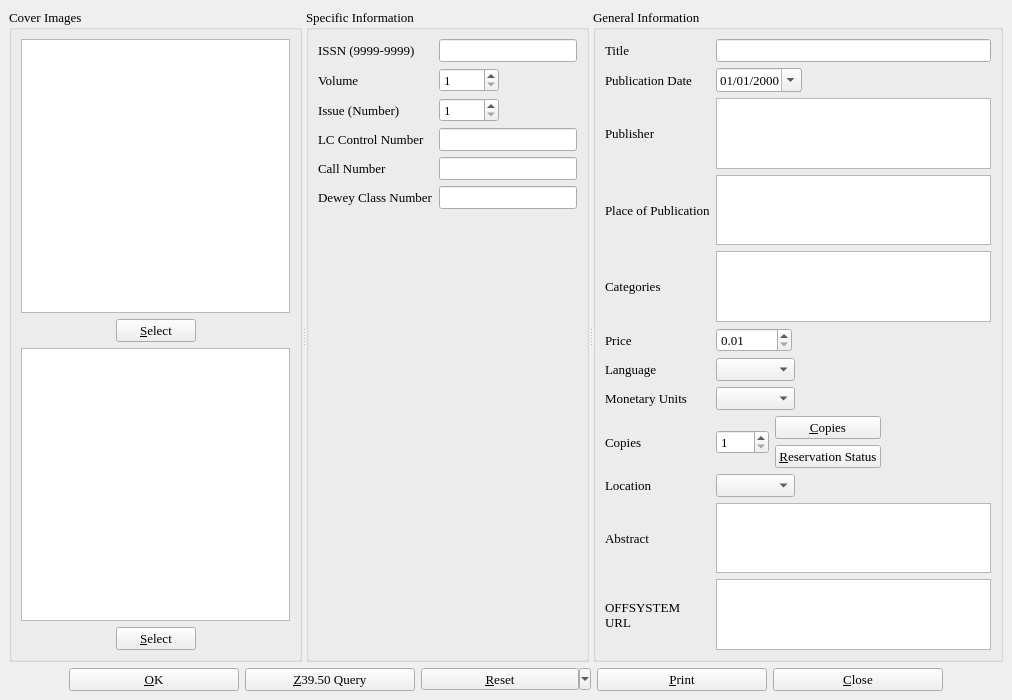
<ui version="4.0" >
 <class>magDialog</class>
 <widget class="QMainWindow" name="magDialog" >
  <property name="geometry" >
   <rect>
    <x>0</x>
    <y>0</y>
    <width>1012</width>
    <height>700</height>
   </rect>
  </property>
  <property name="minimumSize" >
   <size>
    <width>1000</width>
    <height>700</height>
   </size>
  </property>
  <property name="font" >
   <font>
    <family>Times</family>
    <pointsize>10</pointsize>
   </font>
  </property>
  <property name="windowTitle" >
   <string>BiblioteQ</string>
  </property>
  <property name="windowIcon" >
   <iconset>
    <normaloff>icons.d/book.gif</normaloff>icons.d/book.gif</iconset>
  </property>
  <widget class="QWidget" name="centralwidget" >
   <layout class="QVBoxLayout" >
    <item>
     <widget class="QSplitter" name="splitter" >
      <property name="orientation" >
       <enum>Qt::Horizontal</enum>
      </property>
      <widget class="QGroupBox" name="coverImages" >
       <property name="title" >
        <string>Cover Images</string>
       </property>
       <layout class="QVBoxLayout" >
        <item>
         <widget class="image_drop_site" name="front_image" >
          <property name="minimumSize" >
           <size>
            <width>150</width>
            <height>200</height>
           </size>
          </property>
          <property name="toolTip" >
           <string>Front Cover Image</string>
          </property>
         </widget>
        </item>
        <item>
         <layout class="QHBoxLayout" >
          <item>
           <spacer>
            <property name="orientation" >
             <enum>Qt::Horizontal</enum>
            </property>
            <property name="sizeHint" stdset="0" >
             <size>
              <width>40</width>
              <height>20</height>
             </size>
            </property>
           </spacer>
          </item>
          <item>
           <widget class="QPushButton" name="frontButton" >
            <property name="text" >
             <string>&amp;Select</string>
            </property>
            <property name="icon" >
             <iconset>
              <normaloff>icons.d/16x16/fileopen.png</normaloff>icons.d/16x16/fileopen.png</iconset>
            </property>
           </widget>
          </item>
          <item>
           <spacer>
            <property name="orientation" >
             <enum>Qt::Horizontal</enum>
            </property>
            <property name="sizeHint" stdset="0" >
             <size>
              <width>40</width>
              <height>20</height>
             </size>
            </property>
           </spacer>
          </item>
         </layout>
        </item>
        <item>
         <widget class="image_drop_site" name="back_image" >
          <property name="minimumSize" >
           <size>
            <width>150</width>
            <height>200</height>
           </size>
          </property>
          <property name="toolTip" >
           <string>Back Cover Image</string>
          </property>
         </widget>
        </item>
        <item>
         <layout class="QHBoxLayout" >
          <item>
           <spacer>
            <property name="orientation" >
             <enum>Qt::Horizontal</enum>
            </property>
            <property name="sizeHint" stdset="0" >
             <size>
              <width>40</width>
              <height>20</height>
             </size>
            </property>
           </spacer>
          </item>
          <item>
           <widget class="QPushButton" name="backButton" >
            <property name="text" >
             <string>&amp;Select</string>
            </property>
            <property name="icon" >
             <iconset>
              <normaloff>icons.d/16x16/fileopen.png</normaloff>icons.d/16x16/fileopen.png</iconset>
            </property>
           </widget>
          </item>
          <item>
           <spacer>
            <property name="orientation" >
             <enum>Qt::Horizontal</enum>
            </property>
            <property name="sizeHint" stdset="0" >
             <size>
              <width>40</width>
              <height>20</height>
             </size>
            </property>
           </spacer>
          </item>
         </layout>
        </item>
       </layout>
      </widget>
      <widget class="QGroupBox" name="groupBox" >
       <property name="font" >
        <font>
         <family>Times</family>
        </font>
       </property>
       <property name="title" >
        <string>Specific Information</string>
       </property>
       <layout class="QGridLayout" >
        <item row="2" column="0" >
         <widget class="QLabel" name="label_6" >
          <property name="font" >
           <font>
            <family>Times</family>
            <pointsize>10</pointsize>
            <weight>50</weight>
            <italic>false</italic>
            <bold>false</bold>
            <underline>false</underline>
            <strikeout>false</strikeout>
           </font>
          </property>
          <property name="text" >
           <string>Issue (Number)</string>
          </property>
         </widget>
        </item>
        <item row="3" column="0" >
         <widget class="QLabel" name="label_9" >
          <property name="font" >
           <font>
            <family>Times</family>
            <pointsize>10</pointsize>
           </font>
          </property>
          <property name="text" >
           <string>LC Control Number</string>
          </property>
         </widget>
        </item>
        <item row="0" column="0" >
         <widget class="QLabel" name="label" >
          <property name="font" >
           <font>
            <family>Times</family>
            <pointsize>10</pointsize>
            <weight>50</weight>
            <italic>false</italic>
            <bold>false</bold>
            <underline>false</underline>
            <strikeout>false</strikeout>
           </font>
          </property>
          <property name="text" >
           <string>ISSN (9999-9999)</string>
          </property>
         </widget>
        </item>
        <item row="3" column="1" >
         <widget class="QLineEdit" name="lcnum" >
          <property name="font" >
           <font>
            <family>Times</family>
           </font>
          </property>
          <property name="maxLength" >
           <number>64</number>
          </property>
         </widget>
        </item>
        <item row="0" column="1" >
         <widget class="QLineEdit" name="id" >
          <property name="font" >
           <font>
            <family>Times</family>
            <pointsize>10</pointsize>
            <weight>50</weight>
            <italic>false</italic>
            <bold>false</bold>
            <underline>false</underline>
            <strikeout>false</strikeout>
           </font>
          </property>
          <property name="maxLength" >
           <number>32</number>
          </property>
         </widget>
        </item>
        <item row="1" column="1" >
         <layout class="QHBoxLayout" >
          <item>
           <widget class="QSpinBox" name="volume" >
            <property name="font" >
             <font>
              <pointsize>10</pointsize>
             </font>
            </property>
            <property name="minimum" >
             <number>1</number>
            </property>
            <property name="maximum" >
             <number>10000</number>
            </property>
           </widget>
          </item>
          <item>
           <spacer>
            <property name="orientation" >
             <enum>Qt::Horizontal</enum>
            </property>
            <property name="sizeHint" stdset="0" >
             <size>
              <width>40</width>
              <height>20</height>
             </size>
            </property>
           </spacer>
          </item>
         </layout>
        </item>
        <item row="2" column="1" >
         <layout class="QHBoxLayout" >
          <item>
           <widget class="QSpinBox" name="issue" >
            <property name="font" >
             <font>
              <pointsize>10</pointsize>
             </font>
            </property>
            <property name="minimum" >
             <number>1</number>
            </property>
            <property name="maximum" >
             <number>10000</number>
            </property>
            <property name="value" >
             <number>1</number>
            </property>
           </widget>
          </item>
          <item>
           <spacer>
            <property name="orientation" >
             <enum>Qt::Horizontal</enum>
            </property>
            <property name="sizeHint" stdset="0" >
             <size>
              <width>40</width>
              <height>20</height>
             </size>
            </property>
           </spacer>
          </item>
         </layout>
        </item>
        <item row="4" column="1" >
         <widget class="QLineEdit" name="callnum" >
          <property name="font" >
           <font>
            <family>Times</family>
           </font>
          </property>
          <property name="maxLength" >
           <number>64</number>
          </property>
         </widget>
        </item>
        <item row="1" column="0" >
         <widget class="QLabel" name="label_5" >
          <property name="font" >
           <font>
            <family>Times</family>
            <pointsize>10</pointsize>
            <weight>50</weight>
            <italic>false</italic>
            <bold>false</bold>
            <underline>false</underline>
            <strikeout>false</strikeout>
           </font>
          </property>
          <property name="text" >
           <string>Volume</string>
          </property>
         </widget>
        </item>
        <item row="4" column="0" >
         <widget class="QLabel" name="label_11" >
          <property name="font" >
           <font>
            <family>Times</family>
            <pointsize>10</pointsize>
           </font>
          </property>
          <property name="text" >
           <string>Call Number</string>
          </property>
         </widget>
        </item>
        <item row="5" column="0" >
         <widget class="QLabel" name="label_18" >
          <property name="font" >
           <font>
            <family>Times</family>
            <pointsize>10</pointsize>
           </font>
          </property>
          <property name="text" >
           <string>Dewey Class Number</string>
          </property>
         </widget>
        </item>
        <item row="5" column="1" >
         <widget class="QLineEdit" name="deweynum" >
          <property name="font" >
           <font>
            <family>Times</family>
           </font>
          </property>
          <property name="maxLength" >
           <number>64</number>
          </property>
         </widget>
        </item>
        <item row="6" column="0" >
         <spacer>
          <property name="orientation" >
           <enum>Qt::Vertical</enum>
          </property>
          <property name="sizeHint" stdset="0" >
           <size>
            <width>20</width>
            <height>40</height>
           </size>
          </property>
         </spacer>
        </item>
       </layout>
      </widget>
      <widget class="QGroupBox" name="groupBox_2" >
       <property name="font" >
        <font>
         <family>Times</family>
        </font>
       </property>
       <property name="title" >
        <string>General Information</string>
       </property>
       <layout class="QGridLayout" >
        <item row="0" column="0" >
         <widget class="QLabel" name="label_2" >
          <property name="font" >
           <font>
            <family>Times</family>
            <pointsize>10</pointsize>
            <weight>50</weight>
            <italic>false</italic>
            <bold>false</bold>
            <underline>false</underline>
            <strikeout>false</strikeout>
           </font>
          </property>
          <property name="text" >
           <string>Title</string>
          </property>
         </widget>
        </item>
        <item row="0" column="1" >
         <widget class="QLineEdit" name="title" >
          <property name="font" >
           <font>
            <family>Times</family>
            <pointsize>10</pointsize>
            <weight>50</weight>
            <italic>false</italic>
            <bold>false</bold>
            <underline>false</underline>
            <strikeout>false</strikeout>
           </font>
          </property>
         </widget>
        </item>
        <item row="1" column="0" >
         <widget class="QLabel" name="label_13" >
          <property name="font" >
           <font>
            <family>Times</family>
            <pointsize>10</pointsize>
            <weight>50</weight>
            <italic>false</italic>
            <bold>false</bold>
            <underline>false</underline>
            <strikeout>false</strikeout>
           </font>
          </property>
          <property name="text" >
           <string>Publication Date</string>
          </property>
         </widget>
        </item>
        <item row="1" column="1" >
         <layout class="QHBoxLayout" >
          <item>
           <widget class="QDateEdit" name="publication_date" >
            <property name="font" >
             <font>
              <family>Times</family>
              <pointsize>10</pointsize>
             </font>
            </property>
            <property name="displayFormat" >
             <string>MM/dd/yyyy</string>
            </property>
            <property name="calendarPopup" >
             <bool>true</bool>
            </property>
           </widget>
          </item>
          <item>
           <spacer>
            <property name="orientation" >
             <enum>Qt::Horizontal</enum>
            </property>
            <property name="sizeHint" stdset="0" >
             <size>
              <width>40</width>
              <height>20</height>
             </size>
            </property>
           </spacer>
          </item>
         </layout>
        </item>
        <item row="2" column="0" >
         <widget class="QLabel" name="label_14" >
          <property name="font" >
           <font>
            <family>Times</family>
            <pointsize>10</pointsize>
            <weight>50</weight>
            <italic>false</italic>
            <bold>false</bold>
            <underline>false</underline>
            <strikeout>false</strikeout>
           </font>
          </property>
          <property name="text" >
           <string>Publisher</string>
          </property>
         </widget>
        </item>
        <item row="2" column="1" >
         <widget class="hyperlinked_text_edit" name="publisher" >
          <property name="verticalScrollBarPolicy" >
           <enum>Qt::ScrollBarAlwaysOff</enum>
          </property>
          <property name="horizontalScrollBarPolicy" >
           <enum>Qt::ScrollBarAlwaysOff</enum>
          </property>
          <property name="readOnly" >
           <bool>false</bool>
          </property>
          <property name="textInteractionFlags" >
           <set>Qt::LinksAccessibleByKeyboard|Qt::LinksAccessibleByMouse|Qt::TextBrowserInteraction|Qt::TextEditable|Qt::TextEditorInteraction|Qt::TextSelectableByKeyboard|Qt::TextSelectableByMouse</set>
          </property>
          <property name="openLinks" >
           <bool>false</bool>
          </property>
         </widget>
        </item>
        <item row="4" column="0" >
         <widget class="QLabel" name="label_15" >
          <property name="font" >
           <font>
            <family>Times</family>
            <pointsize>10</pointsize>
            <weight>50</weight>
            <italic>false</italic>
            <bold>false</bold>
            <underline>false</underline>
            <strikeout>false</strikeout>
           </font>
          </property>
          <property name="text" >
           <string>Categories</string>
          </property>
         </widget>
        </item>
        <item row="5" column="0" >
         <widget class="QLabel" name="label_16" >
          <property name="font" >
           <font>
            <family>Times</family>
            <pointsize>10</pointsize>
            <weight>50</weight>
            <italic>false</italic>
            <bold>false</bold>
            <underline>false</underline>
            <strikeout>false</strikeout>
           </font>
          </property>
          <property name="text" >
           <string>Price</string>
          </property>
         </widget>
        </item>
        <item row="5" column="1" >
         <widget class="QDoubleSpinBox" name="price" >
          <property name="sizePolicy" >
           <sizepolicy vsizetype="Fixed" hsizetype="Fixed" >
            <horstretch>0</horstretch>
            <verstretch>0</verstretch>
           </sizepolicy>
          </property>
          <property name="font" >
           <font>
            <family>Times</family>
            <pointsize>10</pointsize>
            <weight>50</weight>
            <italic>false</italic>
            <bold>false</bold>
            <underline>false</underline>
            <strikeout>false</strikeout>
           </font>
          </property>
          <property name="minimum" >
           <double>0.010000000000000</double>
          </property>
          <property name="maximum" >
           <double>10000.000000000000000</double>
          </property>
          <property name="singleStep" >
           <double>0.010000000000000</double>
          </property>
          <property name="value" >
           <double>0.010000000000000</double>
          </property>
         </widget>
        </item>
        <item row="6" column="0" >
         <widget class="QLabel" name="label_3" >
          <property name="font" >
           <font>
            <family>Times</family>
            <pointsize>10</pointsize>
            <weight>50</weight>
            <italic>false</italic>
            <bold>false</bold>
            <underline>false</underline>
            <strikeout>false</strikeout>
           </font>
          </property>
          <property name="text" >
           <string>Language</string>
          </property>
         </widget>
        </item>
        <item row="6" column="1" >
         <layout class="QHBoxLayout" >
          <item>
           <widget class="QComboBox" name="language" >
            <property name="font" >
             <font>
              <family>Times</family>
              <pointsize>10</pointsize>
              <weight>50</weight>
              <italic>false</italic>
              <bold>false</bold>
              <underline>false</underline>
              <strikeout>false</strikeout>
             </font>
            </property>
           </widget>
          </item>
          <item>
           <spacer>
            <property name="orientation" >
             <enum>Qt::Horizontal</enum>
            </property>
            <property name="sizeHint" stdset="0" >
             <size>
              <width>40</width>
              <height>20</height>
             </size>
            </property>
           </spacer>
          </item>
         </layout>
        </item>
        <item row="7" column="0" >
         <widget class="QLabel" name="label_4" >
          <property name="font" >
           <font>
            <family>Times</family>
            <pointsize>10</pointsize>
            <weight>50</weight>
            <italic>false</italic>
            <bold>false</bold>
            <underline>false</underline>
            <strikeout>false</strikeout>
           </font>
          </property>
          <property name="text" >
           <string>Monetary Units</string>
          </property>
         </widget>
        </item>
        <item row="7" column="1" >
         <widget class="QComboBox" name="monetary_units" >
          <property name="sizePolicy" >
           <sizepolicy vsizetype="Fixed" hsizetype="Fixed" >
            <horstretch>0</horstretch>
            <verstretch>0</verstretch>
           </sizepolicy>
          </property>
          <property name="font" >
           <font>
            <family>Times</family>
            <pointsize>10</pointsize>
            <weight>50</weight>
            <italic>false</italic>
            <bold>false</bold>
            <underline>false</underline>
            <strikeout>false</strikeout>
           </font>
          </property>
         </widget>
        </item>
        <item row="8" column="0" >
         <widget class="QLabel" name="label_8" >
          <property name="font" >
           <font>
            <family>Times</family>
            <pointsize>10</pointsize>
            <weight>50</weight>
            <italic>false</italic>
            <bold>false</bold>
            <underline>false</underline>
            <strikeout>false</strikeout>
           </font>
          </property>
          <property name="text" >
           <string>Copies</string>
          </property>
         </widget>
        </item>
        <item row="8" column="1" >
         <layout class="QHBoxLayout" >
          <item>
           <widget class="QSpinBox" name="quantity" >
            <property name="font" >
             <font>
              <family>Times</family>
              <pointsize>10</pointsize>
              <weight>50</weight>
              <italic>false</italic>
              <bold>false</bold>
              <underline>false</underline>
              <strikeout>false</strikeout>
             </font>
            </property>
            <property name="minimum" >
             <number>1</number>
            </property>
            <property name="maximum" >
             <number>5000</number>
            </property>
            <property name="value" >
             <number>1</number>
            </property>
           </widget>
          </item>
          <item>
           <layout class="QGridLayout" >
            <item row="0" column="0" >
             <widget class="QPushButton" name="copiesButton" >
              <property name="font" >
               <font>
                <family>Times</family>
                <pointsize>10</pointsize>
               </font>
              </property>
              <property name="text" >
               <string>&amp;Copies</string>
              </property>
              <property name="icon" >
               <iconset>
                <normaloff>icons.d/16x16/editcopy.png</normaloff>icons.d/16x16/editcopy.png</iconset>
              </property>
             </widget>
            </item>
            <item row="1" column="0" >
             <widget class="QPushButton" name="showUserButton" >
              <property name="font" >
               <font>
                <family>Times</family>
                <pointsize>10</pointsize>
               </font>
              </property>
              <property name="text" >
               <string>&amp;Reservation Status</string>
              </property>
              <property name="icon" >
               <iconset>
                <normaloff>icons.d/16x16/members.png</normaloff>icons.d/16x16/members.png</iconset>
              </property>
             </widget>
            </item>
           </layout>
          </item>
          <item>
           <spacer>
            <property name="orientation" >
             <enum>Qt::Horizontal</enum>
            </property>
            <property name="sizeHint" stdset="0" >
             <size>
              <width>40</width>
              <height>20</height>
             </size>
            </property>
           </spacer>
          </item>
         </layout>
        </item>
        <item row="9" column="0" >
         <widget class="QLabel" name="label_10" >
          <property name="font" >
           <font>
            <family>Times</family>
            <pointsize>10</pointsize>
           </font>
          </property>
          <property name="text" >
           <string>Location</string>
          </property>
         </widget>
        </item>
        <item row="9" column="1" >
         <layout class="QHBoxLayout" >
          <item>
           <widget class="QComboBox" name="location" >
            <property name="font" >
             <font>
              <family>Times</family>
              <pointsize>10</pointsize>
             </font>
            </property>
           </widget>
          </item>
          <item>
           <spacer>
            <property name="orientation" >
             <enum>Qt::Horizontal</enum>
            </property>
            <property name="sizeHint" stdset="0" >
             <size>
              <width>40</width>
              <height>20</height>
             </size>
            </property>
           </spacer>
          </item>
         </layout>
        </item>
        <item row="10" column="0" >
         <widget class="QLabel" name="label_7" >
          <property name="font" >
           <font>
            <family>Times</family>
            <pointsize>10</pointsize>
            <weight>50</weight>
            <italic>false</italic>
            <bold>false</bold>
            <underline>false</underline>
            <strikeout>false</strikeout>
           </font>
          </property>
          <property name="text" >
           <string>Abstract</string>
          </property>
         </widget>
        </item>
        <item row="10" column="1" >
         <widget class="QTextEdit" name="description" >
          <property name="font" >
           <font>
            <family>Times</family>
            <pointsize>10</pointsize>
            <weight>50</weight>
            <italic>false</italic>
            <bold>false</bold>
            <underline>false</underline>
            <strikeout>false</strikeout>
           </font>
          </property>
          <property name="acceptRichText" >
           <bool>false</bool>
          </property>
         </widget>
        </item>
        <item row="11" column="0" >
         <widget class="QLabel" name="label_12" >
          <property name="text" >
           <string>OFFSYSTEM
URL</string>
          </property>
         </widget>
        </item>
        <item row="11" column="1" >
         <widget class="QTextBrowser" name="url" >
          <property name="autoFormatting" >
           <set>QTextEdit::AutoAll</set>
          </property>
          <property name="readOnly" >
           <bool>false</bool>
          </property>
          <property name="textInteractionFlags" >
           <set>Qt::LinksAccessibleByKeyboard|Qt::LinksAccessibleByMouse|Qt::TextBrowserInteraction|Qt::TextEditable|Qt::TextEditorInteraction|Qt::TextSelectableByKeyboard|Qt::TextSelectableByMouse</set>
          </property>
          <property name="openExternalLinks" >
           <bool>true</bool>
          </property>
         </widget>
        </item>
        <item row="4" column="1" >
         <widget class="hyperlinked_text_edit" name="category" >
          <property name="readOnly" >
           <bool>false</bool>
          </property>
          <property name="textInteractionFlags" >
           <set>Qt::LinksAccessibleByKeyboard|Qt::LinksAccessibleByMouse|Qt::TextBrowserInteraction|Qt::TextEditable|Qt::TextEditorInteraction|Qt::TextSelectableByKeyboard|Qt::TextSelectableByMouse</set>
          </property>
          <property name="openLinks" >
           <bool>false</bool>
          </property>
         </widget>
        </item>
        <item row="3" column="1" >
         <widget class="hyperlinked_text_edit" name="place" >
          <property name="textInteractionFlags" >
           <set>Qt::LinksAccessibleByKeyboard|Qt::LinksAccessibleByMouse|Qt::TextBrowserInteraction|Qt::TextEditable|Qt::TextEditorInteraction|Qt::TextSelectableByKeyboard|Qt::TextSelectableByMouse</set>
          </property>
          <property name="openLinks" >
           <bool>false</bool>
          </property>
         </widget>
        </item>
        <item row="3" column="0" >
         <widget class="QLabel" name="label_17" >
          <property name="text" >
           <string>Place of Publication</string>
          </property>
         </widget>
        </item>
       </layout>
      </widget>
     </widget>
    </item>
    <item>
     <layout class="QHBoxLayout" >
      <item>
       <spacer>
        <property name="orientation" >
         <enum>Qt::Horizontal</enum>
        </property>
        <property name="sizeHint" stdset="0" >
         <size>
          <width>40</width>
          <height>20</height>
         </size>
        </property>
       </spacer>
      </item>
      <item>
       <widget class="QPushButton" name="okButton" >
        <property name="sizePolicy" >
         <sizepolicy vsizetype="Fixed" hsizetype="Fixed" >
          <horstretch>0</horstretch>
          <verstretch>0</verstretch>
         </sizepolicy>
        </property>
        <property name="minimumSize" >
         <size>
          <width>170</width>
          <height>0</height>
         </size>
        </property>
        <property name="font" >
         <font>
          <family>Times</family>
          <pointsize>10</pointsize>
          <weight>50</weight>
          <italic>false</italic>
          <bold>false</bold>
          <underline>false</underline>
          <strikeout>false</strikeout>
         </font>
        </property>
        <property name="text" >
         <string>&amp;OK</string>
        </property>
        <property name="icon" >
         <iconset>
          <normaloff>icons.d/16x16/ok.png</normaloff>icons.d/16x16/ok.png</iconset>
        </property>
       </widget>
      </item>
      <item>
       <widget class="QPushButton" name="queryButton" >
        <property name="minimumSize" >
         <size>
          <width>170</width>
          <height>0</height>
         </size>
        </property>
        <property name="font" >
         <font>
          <family>Times</family>
          <pointsize>10</pointsize>
          <weight>50</weight>
          <italic>false</italic>
          <bold>false</bold>
          <underline>false</underline>
          <strikeout>false</strikeout>
         </font>
        </property>
        <property name="text" >
         <string>&amp;Z39.50 Query</string>
        </property>
        <property name="icon" >
         <iconset>
          <normaloff>icons.d/16x16/down.png</normaloff>icons.d/16x16/down.png</iconset>
        </property>
       </widget>
      </item>
      <item>
       <widget class="QToolButton" name="resetButton" >
        <property name="minimumSize" >
         <size>
          <width>170</width>
          <height>0</height>
         </size>
        </property>
        <property name="font" >
         <font>
          <family>Times</family>
          <pointsize>10</pointsize>
         </font>
        </property>
        <property name="text" >
         <string>&amp;Reset</string>
        </property>
        <property name="popupMode" >
         <enum>QToolButton::MenuButtonPopup</enum>
        </property>
        <property name="arrowType" >
         <enum>Qt::NoArrow</enum>
        </property>
       </widget>
      </item>
      <item>
       <widget class="QPushButton" name="printButton" >
        <property name="minimumSize" >
         <size>
          <width>170</width>
          <height>0</height>
         </size>
        </property>
        <property name="font" >
         <font>
          <family>Times</family>
          <pointsize>10</pointsize>
         </font>
        </property>
        <property name="text" >
         <string>&amp;Print</string>
        </property>
        <property name="icon" >
         <iconset>
          <normaloff>icons.d/16x16/fileprint.png</normaloff>icons.d/16x16/fileprint.png</iconset>
        </property>
       </widget>
      </item>
      <item>
       <widget class="QPushButton" name="cancelButton" >
        <property name="minimumSize" >
         <size>
          <width>170</width>
          <height>0</height>
         </size>
        </property>
        <property name="font" >
         <font>
          <family>Times</family>
          <pointsize>10</pointsize>
          <weight>50</weight>
          <italic>false</italic>
          <bold>false</bold>
          <underline>false</underline>
          <strikeout>false</strikeout>
         </font>
        </property>
        <property name="text" >
         <string>&amp;Close</string>
        </property>
        <property name="icon" >
         <iconset>
          <normaloff>icons.d/16x16/cancel.png</normaloff>icons.d/16x16/cancel.png</iconset>
        </property>
       </widget>
      </item>
      <item>
       <spacer>
        <property name="orientation" >
         <enum>Qt::Horizontal</enum>
        </property>
        <property name="sizeHint" stdset="0" >
         <size>
          <width>40</width>
          <height>20</height>
         </size>
        </property>
       </spacer>
      </item>
     </layout>
    </item>
   </layout>
  </widget>
 </widget>
 <customwidgets>
  <customwidget>
   <class>hyperlinked_text_edit</class>
   <extends>QTextBrowser</extends>
   <header>hyperlinked_text_edit.h</header>
  </customwidget>
  <customwidget>
   <class>image_drop_site</class>
   <extends>QGraphicsView</extends>
   <header>image_drop_site.h</header>
  </customwidget>
 </customwidgets>
 <tabstops>
  <tabstop>front_image</tabstop>
  <tabstop>frontButton</tabstop>
  <tabstop>back_image</tabstop>
  <tabstop>backButton</tabstop>
  <tabstop>id</tabstop>
  <tabstop>volume</tabstop>
  <tabstop>issue</tabstop>
  <tabstop>lcnum</tabstop>
  <tabstop>callnum</tabstop>
  <tabstop>deweynum</tabstop>
  <tabstop>title</tabstop>
  <tabstop>publication_date</tabstop>
  <tabstop>publisher</tabstop>
  <tabstop>place</tabstop>
  <tabstop>category</tabstop>
  <tabstop>price</tabstop>
  <tabstop>language</tabstop>
  <tabstop>monetary_units</tabstop>
  <tabstop>quantity</tabstop>
  <tabstop>copiesButton</tabstop>
  <tabstop>showUserButton</tabstop>
  <tabstop>location</tabstop>
  <tabstop>description</tabstop>
  <tabstop>url</tabstop>
  <tabstop>okButton</tabstop>
  <tabstop>queryButton</tabstop>
  <tabstop>resetButton</tabstop>
  <tabstop>printButton</tabstop>
  <tabstop>cancelButton</tabstop>
 </tabstops>
 <resources/>
 <connections/>
</ui>
